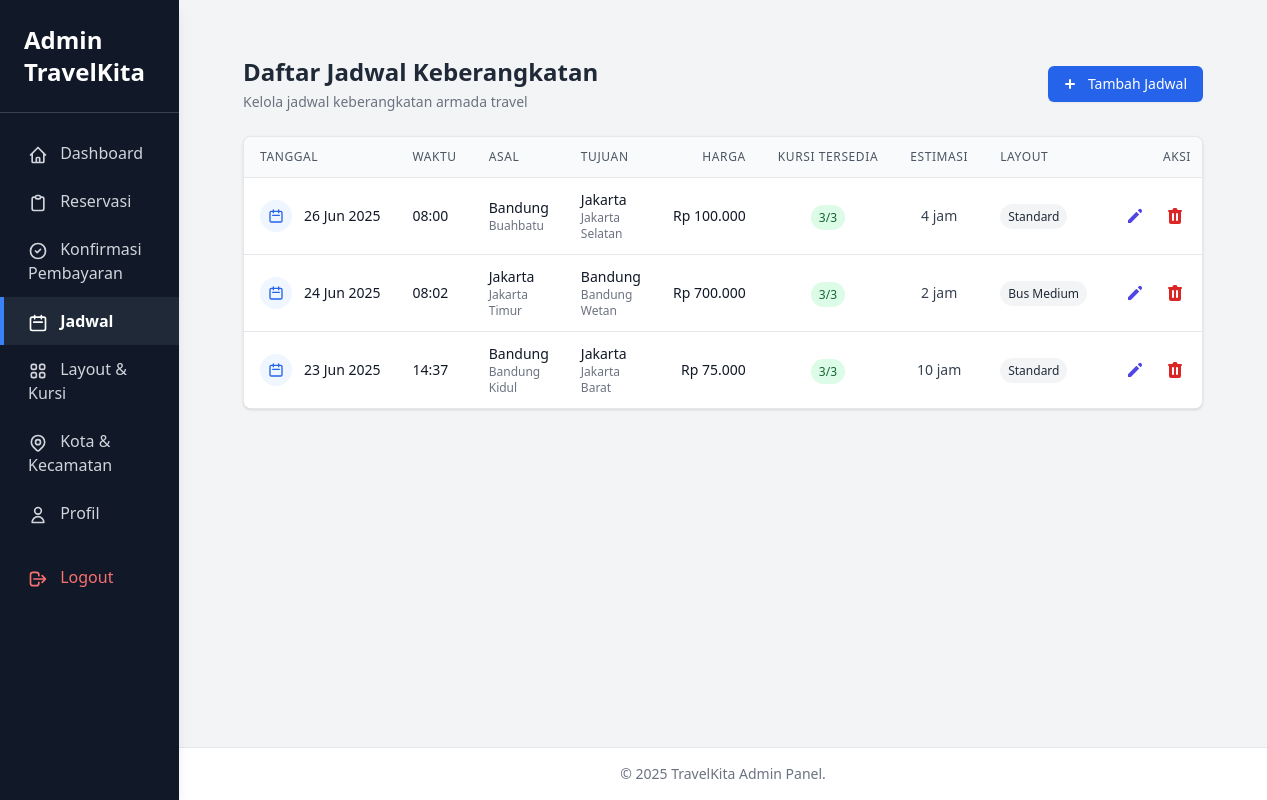
The page /admin/manage_jadwal.php (signed in) on the database its author committed.
### tables this page shows
CREATE TABLE `jadwal` (
  `id_jadwal` int(11) NOT NULL,
  `id_kota_asal` int(11) NOT NULL,
  `id_kecamatan_asal` int(11) DEFAULT NULL,
  `id_kota_tujuan` int(11) NOT NULL,
  `id_kecamatan_tujuan` int(11) DEFAULT NULL,
  `id_layout_kursi` int(11) DEFAULT NULL,
  `tanggal_berangkat` date NOT NULL,
  `waktu_berangkat` time NOT NULL,
  `harga` decimal(10,2) NOT NULL,
  `kursi_tersedia` int(11) NOT NULL,
  `estimasi_jam` int(11) DEFAULT NULL,
  `keterangan` text DEFAULT NULL,
  `created_at` timestamp NOT NULL DEFAULT current_timestamp(),
  `updated_at` timestamp NOT NULL DEFAULT current_timestamp() ON UPDATE current_timestamp()
);

CREATE TABLE `kota` (
  `id_kota` int(11) NOT NULL,
  `nama_kota` varchar(100) NOT NULL,
  `created_at` timestamp NOT NULL DEFAULT current_timestamp(),
  `updated_at` timestamp NOT NULL DEFAULT current_timestamp() ON UPDATE current_timestamp()
);

CREATE TABLE `kecamatan` (
  `id_kecamatan` int(11) NOT NULL,
  `id_kota` int(11) NOT NULL,
  `nama_kecamatan` varchar(100) NOT NULL,
  `created_at` timestamp NOT NULL DEFAULT current_timestamp(),
  `updated_at` timestamp NOT NULL DEFAULT current_timestamp() ON UPDATE current_timestamp()
);

CREATE TABLE `layout_kursi` (
  `id_layout` int(11) NOT NULL,
  `nama_layout` varchar(100) NOT NULL,
  `jumlah_baris` int(11) NOT NULL,
  `jumlah_kolom` int(11) NOT NULL,
  `gambar_layout` varchar(255) DEFAULT NULL,
  `keterangan` text DEFAULT NULL,
  `created_at` timestamp NOT NULL DEFAULT current_timestamp(),
  `updated_at` timestamp NOT NULL DEFAULT current_timestamp() ON UPDATE current_timestamp()
);

### admin/manage_jadwal.php (the view, shortened to what this page needs)
<?php
require_once __DIR__ . '/../templates/partials/admin_header.php';
require_once __DIR__ . '/../config/database.php';
$sql_kecamatan = "SELECT id_kecamatan, nama_kecamatan, id_kota FROM kecamatan ORDER BY nama_kecamatan ASC";
$result_kecamatan = $conn->query($sql_kecamatan);
$check_table = $conn->query("SHOW TABLES LIKE 'reservasi'");
$reservasi_table_exists = $check_table && $check_table->num_rows > 0;
$layout_kursi = [];
$sql_layout = "SELECT
    l.id_layout,
    l.nama_layout,
    l.jumlah_baris,
    l.jumlah_kolom,
    COUNT(k.id_kursi) as total_kursi_aktual,
    (l.jumlah_baris * l.jumlah_kolom) as total_kursi_desain
    FROM layout_kursi l
    LEFT JOIN kursi k ON l.id_layout = k.id_layout
    GROUP BY l.id_layout";
$result_layout = $conn->query($sql_layout);
if ($result_layout && $result_layout->num_rows > 0) {
    while ($row = $result_layout->fetch_assoc()) {
        $layout_kursi[$row['id_layout']] = $row;
    }
}
$sql_jadwal = "SELECT
    j.id_jadwal,
    j.tanggal_berangkat,
    j.waktu_berangkat,
    j.harga,
    j.estimasi_jam,
    j.keterangan,
    j.id_kota_asal,
    j.id_kecamatan_asal,
    j.id_kota_tujuan,
    j.id_kecamatan_tujuan,
    j.id_layout_kursi,
    ka.nama_kota AS kota_asal,
    kca.nama_kecamatan AS kec_asal,
    kt.nama_kota AS kota_tujuan,
    kct.nama_kecamatan AS kec_tujuan,
    lk.nama_layout as nama_layout
    FROM jadwal j
    LEFT JOIN kota ka ON j.id_kota_asal = ka.id_kota
    LEFT JOIN kecamatan kca ON j.id_kecamatan_asal = kca.id_kecamatan
    LEFT JOIN kota kt ON j.id_kota_tujuan = kt.id_kota
    LEFT JOIN kecamatan kct ON j.id_kecamatan_tujuan = kct.id_kecamatan
    LEFT JOIN layout_kursi lk ON j.id_layout_kursi = lk.id_layout
    ORDER BY j.tanggal_berangkat DESC, j.waktu_berangkat ASC";
$result_jadwal = $conn->query($sql_jadwal);
$jadwal_list = [];
if ($result_jadwal && $result_jadwal->num_rows > 0) {
    while ($row = $result_jadwal->fetch_assoc()) {
        $id_layout = $row['id_layout_kursi'];
        $total_kursi = 0;
        $nama_layout = 'Tidak Ada Layout';
        if ($id_layout && isset($layout_kursi[$id_layout])) {
            $total_kursi = (int)$layout_kursi[$id_layout]['total_kursi_aktual'];
            $nama_layout = htmlspecialchars($layout_kursi[$id_layout]['nama_layout']);
        }
        $kursi_terpakai = 0;
        $row['total_kursi'] = $total_kursi;
        $row['nama_layout'] = $nama_layout;
        if ($reservasi_table_exists) {
            $sql_reservasi = "SELECT COUNT(*) as total
                            FROM detail_reservasi_kursi drk
                            JOIN reservasi r ON drk.id_reservasi = r.id_reservasi
                            WHERE r.id_jadwal = ? AND (r.status = 'dibayar' OR r.status = 'dipesan')";
            $stmt_reservasi = $conn->prepare($sql_reservasi);
            if ($stmt_reservasi) {
                $stmt_reservasi->bind_param("i", $row['id_jadwal']);
                $stmt_reservasi->execute();
                $result_reservasi = $stmt_reservasi->get_result();
                if ($result_reservasi && $result_reservasi->num_rows > 0) {
                    $kursi_terpakai = (int)$result_reservasi->fetch_assoc()['total'];
                }
            }
        }
        $kursi_tersedia = max(0, $total_kursi - $kursi_terpakai);
        $row['total_kursi'] = $total_kursi;
        $row['kursi_terpakai'] = $kursi_terpakai;
        $row['kursi_tersedia'] = $kursi_tersedia;
        $jadwal_list[] = $row;
    }
}
?>
<div class="container mx-auto px-4 sm:px-6 lg:px-8 py-6">
    <div class="flex flex-col sm:flex-row justify-between items-start sm:items-center mb-6 gap-4">
        <div>
            <h1 class="text-2xl font-bold text-gray-800">Daftar Jadwal Keberangkatan</h1>
            <p class="mt-1 text-sm text-gray-500">Kelola jadwal keberangkatan armada travel</p>
        </div>
        <button onclick="openModal('modal-jadwal', null)" class="w-full sm:w-auto inline-flex items-center justify-center px-4 py-2 bg-blue-600 hover:bg-blue-700 text-white text-sm font-medium rounded-md shadow-sm transition-all duration-200 hover:shadow-md focus:outline-none focus:ring-2 focus:ring-offset-2 focus:ring-blue-500">
            <svg class="-ml-1 mr-2 h-5 w-5" xmlns="http://www.w3.org/2000/svg" viewBox="0 0 20 20" fill="currentColor">
                <path fill-rule="evenodd" d="M10 5a1 1 0 011 1v3h3a1 1 0 110 2h-3v3a1 1 0 11-2 0v-3H6a1 1 0 110-2h3V6a1 1 0 011-1z" clip-rule="evenodd" />
            </svg>
            Tambah Jadwal
        </button>
    </div>
    <div class="bg-white shadow overflow-hidden rounded-lg border border-gray-200">
        <div class="overflow-x-auto">
            <table class="min-w-full divide-y divide-gray-200">
                <thead class="bg-gray-50">
                    <tr>
                        <th scope="col" class="px-4 py-3 text-left text-xs font-medium text-gray-600 uppercase tracking-wider whitespace-nowrap">Tanggal</th>
                        <th scope="col" class="px-4 py-3 text-left text-xs font-medium text-gray-600 uppercase tracking-wider whitespace-nowrap">Waktu</th>
                        <th scope="col" class="px-4 py-3 text-left text-xs font-medium text-gray-600 uppercase tracking-wider">Asal</th>
                        <th scope="col" class="px-4 py-3 text-left text-xs font-medium text-gray-600 uppercase tracking-wider">Tujuan</th>
                        <th scope="col" class="px-4 py-3 text-right text-xs font-medium text-gray-600 uppercase tracking-wider whitespace-nowrap">Harga</th>
                        <th scope="col" class="px-4 py-3 text-center text-xs font-medium text-gray-600 uppercase tracking-wider whitespace-nowrap">Kursi Tersedia</th>
                        <th scope="col" class="px-4 py-3 text-left text-xs font-medium text-gray-600 uppercase tracking-wider whitespace-nowrap">Estimasi</th>
                        <th scope="col" class="px-4 py-3 text-left text-xs font-medium text-gray-600 uppercase tracking-wider whitespace-nowrap">Layout</th>
                        <th scope="col" class="px-4 py-3 text-right text-xs font-medium text-gray-600 uppercase tracking-wider">Aksi</th>
                    </tr>
                </thead>
        <tbody class="bg-white divide-y divide-gray-200">
            <?php if (!empty($jadwal_list)): ?>
                <?php foreach ($jadwal_list as $jadwal): ?>
                    <tr>
                        <td class="px-4 py-3 text-sm text-gray-900 font-medium whitespace-nowrap">
                            <div class="flex items-center">
                                <div class="flex-shrink-0 h-8 w-8 flex items-center justify-center bg-blue-50 rounded-full text-blue-600 mr-3">
                                    <svg xmlns="http://www.w3.org/2000/svg" class="h-4 w-4" fill="none" viewBox="0 0 24 24" stroke="currentColor">
                                        <path stroke-linecap="round" stroke-linejoin="round" stroke-width="2" d="M8 7V3m8 4V3m-9 8h10M5 21h14a2 2 0 002-2V7a2 2 0 00-2-2H5a2 2 0 00-2 2v12a2 2 0 002 2z" />
                                    </svg>
                                </div>
                                <div>
                                    <div class="text-sm font-medium text-gray-900"><?php echo date('d M Y', strtotime($jadwal['tanggal_berangkat'])); ?></div>
                                </div>
                            </div>
                        </td>
                        <td class="px-4 py-3 text-sm text-gray-900 font-medium whitespace-nowrap">
                            <?php echo date('H:i', strtotime($jadwal['waktu_berangkat'])); ?>
                        </td>
                        <td class="px-4 py-3 text-sm text-gray-700">
                            <div class="font-medium text-gray-900"><?php echo htmlspecialchars($jadwal['kota_asal']); ?></div>
                            <div class="text-xs text-gray-500"><?php echo htmlspecialchars($jadwal['kec_asal']); ?></div>
                        </td>
                        <td class="px-4 py-3 text-sm text-gray-700">
                            <div class="font-medium text-gray-900"><?php echo htmlspecialchars($jadwal['kota_tujuan']); ?></div>
                            <div class="text-xs text-gray-500"><?php echo htmlspecialchars($jadwal['kec_tujuan']); ?></div>
                        </td>
                        <td class="px-4 py-3 text-sm text-right font-medium text-gray-900 whitespace-nowrap">
                            Rp <?php echo number_format($jadwal['harga'], 0, ',', '.'); ?>
                        </td>
                        <td class="px-4 py-3 text-center">
                            <?php
                            $total_kursi = (int)($jadwal['total_kursi'] ?? 0);
                            $kursi_terpakai = (int)($jadwal['kursi_terpakai'] ?? 0);
                            $kursi_tersedia = max(0, $total_kursi - $kursi_terpakai);
                            $percentage = $total_kursi > 0 ? ($kursi_tersedia / $total_kursi) * 100 : 0;
                            $bgColor = $total_kursi <= 0 ? 'bg-gray-100 text-gray-800' :
                                     ($percentage < 20 ? 'bg-red-100 text-red-800' :
                                     ($percentage < 50 ? 'bg-yellow-100 text-yellow-800' : 'bg-green-100 text-green-800'));
                            if ($total_kursi <= 0) {
                                echo '<span class="px-2 py-1 text-xs font-medium rounded-full ' . $bgColor . '" title="Belum ada konfigurasi kursi">Tidak tersedia</span>';
                            } else {
                                echo '<span class="px-2 py-1 text-xs font-medium rounded-full ' . $bgColor . '" title="Total kursi: ' . $total_kursi . ', Terpakai: ' . $kursi_terpakai . '">' .
                                     htmlspecialchars($kursi_tersedia . '/' . $total_kursi) . '</span>';
                            }
                            ?>
                        </td>
                        <td class="px-4 py-3 text-center text-sm text-gray-700 whitespace-nowrap">
                            <?php echo htmlspecialchars(($jadwal['estimasi_jam'] ?? '0') . ' jam'); ?>
                        </td>
                        <td class="px-4 py-3 text-sm text-gray-700 whitespace-nowrap">
                            <span class="px-2 py-1 text-xs font-medium bg-gray-100 text-gray-800 rounded-full">
                                <?php echo !empty($jadwal['nama_layout']) ? htmlspecialchars($jadwal['nama_layout']) : 'Default'; ?>
                            </span>
                        </td>
                        <td class="px-4 py-3 text-right text-sm font-medium whitespace-nowrap">
                            <div class="flex items-center justify-end space-x-2">
                                <button onclick='openModal("modal-jadwal", <?php echo json_encode($jadwal); ?>)' class="inline-flex items-center justify-center p-1.5 text-indigo-600 hover:text-indigo-900 hover:bg-indigo-50 rounded-md transition-colors">
                                    <svg xmlns="http://www.w3.org/2000/svg" class="h-5 w-5" viewBox="0 0 20 20" fill="currentColor">
                                        <path d="M13.586 3.586a2 2 0 112.828 2.828l-.793.793-2.828-2.828.793-.793zM11.379 5.793L3 14.172V17h2.828l8.38-8.379-2.83-2.828z" />
                                    </svg>
                                </button>
                                <?php
                                    $detail = $jadwal['kota_asal'] . ' ke ' . $jadwal['kota_tujuan'] . ' - ' .
                                              date('d M Y', strtotime($jadwal['tanggal_berangkat'])) . ' ' .
                                              substr($jadwal['waktu_berangkat'], 0, 5);
                                    $detail = htmlspecialchars($detail, ENT_QUOTES, 'UTF-8');
                                ?>
                                <button type="button"
                                        onclick="showDeleteConfirmation(<?php echo $jadwal['id_jadwal']; ?>, '<?php echo $detail; ?>')"
                                        class="inline-flex items-center justify-center p-1.5 text-red-600 hover:text-red-900 hover:bg-red-50 rounded-md transition-colors">
                                </button>
                            </div>
                        </td>
                    </tr>
                <?php endforeach; ?>
            <?php else: ?>
                <tr>
                    <td colspan="8" class="px-6 py-4 text-center text-sm text-gray-500">Belum ada data jadwal.</td>
                </tr>
            <?php endif; ?>
        </tbody>
    </table>
</div>
<?php
require_once __DIR__ . '/../templates/partials/admin_footer.php';
?>

### rows shown on the page
jadwal: tanggal_berangkat "26 Jun 2025", waktu_berangkat "08:00", id_kota_asal.nama_kota "Bandung", id_kecamatan_asal.nama_kecamatan "Buahbatu", id_kota_tujuan.nama_kota "Jakarta", id_kecamatan_tujuan.nama_kecamatan "Jakarta Selatan", harga "100.000", id_jadwal "3/3", estimasi_jam "4 jam", id_layout_kursi.nama_layout "Standard"
jadwal: tanggal_berangkat "24 Jun 2025", waktu_berangkat "08:02", id_kota_asal.nama_kota "Jakarta", id_kecamatan_asal.nama_kecamatan "Jakarta Timur", id_kota_tujuan.nama_kota "Bandung", id_kecamatan_tujuan.nama_kecamatan "Bandung Wetan", harga "700.000", keterangan "3/3", estimasi_jam "2 jam", id_layout_kursi.nama_layout "Bus Medium"
jadwal: tanggal_berangkat "23 Jun 2025", waktu_berangkat "14:37", id_kota_asal.nama_kota "Bandung", id_kecamatan_asal.nama_kecamatan "Bandung Kidul", id_kota_tujuan.nama_kota "Jakarta", id_kecamatan_tujuan.nama_kecamatan "Jakarta Barat", harga "75.000", id_kecamatan_tujuan+keterangan "3/3", estimasi_jam "10 jam", id_layout_kursi.nama_layout "Standard"
